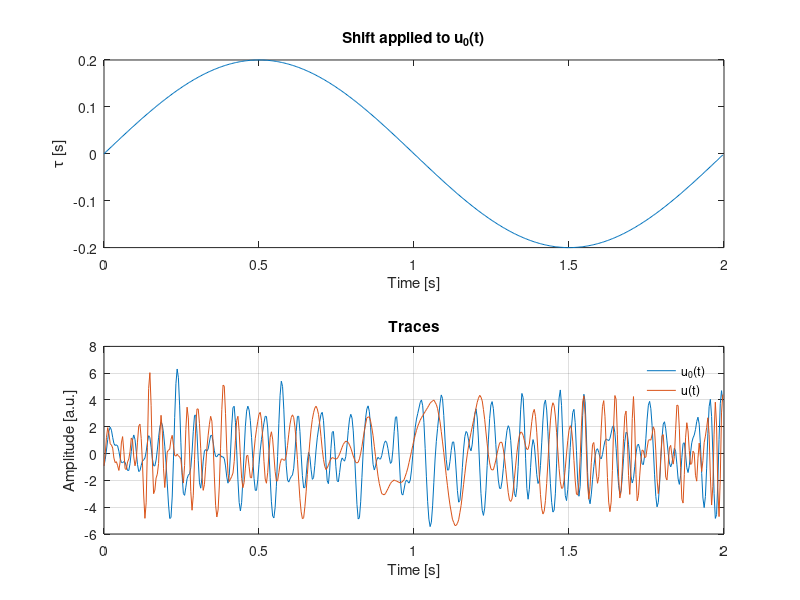

Write MATLAB code to recreate this figure. (Note: this script raises an error after producing the figure.)
clear all
close all
clc

% This script runs an example of dynamic time warping as an introduction to
% the method.
addpath('src');

example = 2; % shift function (1=step, 2=sine)
% you can try two test cases. Watch the 'maxLag' parameter. The two shift
% functions have different magnitudes so if you don't go to large enough
% lags in the sine model, you won't converge to the correction solution.

% in the case of the sine wave, you must have b=1 because the strains are
% on the order of dt!! Play with 'b' to see how you get stuck in the
% wrong minimum because you're not allowing large enough jumps.

% in the case of the step function, we break the DTW because the step shift
% is larger than dt. We would need a different step pattern to correctly
% solve for this step. It's possible, just not implemented in this version
% of the dynamic warping because don't expect strains > 100%.

% (you can also change the input examples using the scripts in exampleData/
% folder.) 

maxLag = 80; % max nuber of points to search forward and backward (can be npts, just takes longer and is unrealistic)
b      = 1; % b-value to limit strain
% impose a strain limit: 1 dt is b=1, half dt is b=2, etc.
% if you mess with b you will see the results in the estimated shifts

%% load the data file and plot

switch example
    case 1
        load('exampleData/stepShiftData.mat'); % data with constant shifts and step in the middle
    case 2
        load('exampleData/sineShiftData.mat'); % data with sine wave shifts of one cycle
end

lvec   = (-maxLag:maxLag).*dt; % lag array for plotting below
npts   = numel(u0);            % number of samples
tvec   = ( 0 : npts-1 ) .* dt; % make the time axis
stTime = st.*dt;               % shift vector in time

figure;
% plot shift function
subplot(2,1,1)
plot(tvec,stTime);
xlabel('Time [s]'); ylabel('\tau [s]'); title('Shift applied to u_{0}(t)');
% plot original and shifted traces
subplot(2,1,2)
plot(tvec,u0); hold on; 
plot(tvec,u1); grid on;
xlabel('Time [s]'); ylabel('Amplitude [a.u.]'); title('Traces');
legend('u_{0}(t)','u(t)','Location','Best'); legend boxoff;

%% compute error function and plot

err = computeErrorFunction( u1, u0, npts, maxLag ); % cpmpute error function over lages
% note the error function is independent of strain limit 'b'.

figure;
imagesc(tvec,lvec,log10(err')); axis xy; colormap('gray'); c = colorbar;
xlabel('Time [s]'); ylabel('Lag'); title('Error function');

%% accumuluate error in FORWARD direction

direction = 1; % direction to accumulate errors (1=forward, -1=backward)
% it is instructive to flip the sign of +/-1 here to see how the function
% changes as we start the backtracking on different sides of the traces.
% Also change 'b' to see how this influences the solution for stbar. You
% want to make sure you're doing things in the proper directions in each
% step!!!

dist  = accumulateErrorFunction( direction, err, npts, maxLag, b ); % forward accumulation to make distance function
stbar = backtrackDistanceFunction( -1*direction, dist, err, -maxLag, b ); % find shifts

%% plot the results

stbarTime = stbar .* dt;      % convert from samples to time
tvec2     = tvec + stbarTime; % make the warped time axis

figure;
% plot the distance function
subplot(2,1,1);
imagesc(tvec,lvec,dist');
title('Distance function'); c=colorbar; axis('tight'); axis xy;
xlabel('Time [s]'); ylabel('\tau [s]');
% plot real shifts against estimated shifts
subplot(2,1,2);
plot(tvec,stTime,'ko'); hold on;
plot(tvec,stbarTime,'r+'); legend('Actual','Estimated'); legend boxoff;
title('Estimated shifts');
xlabel('Time [s]'); ylabel('\tau [s]');

figure;
% plot input traces
subplot(2,1,1);
plot(tvec,u0,'b',tvec,u1,'r--'); legend('Raw','Shifted'); legend boxoff;
title('Input traces for dynamic time warping')
xlabel('Time (s)'); ylabel('Amplitude (a.u.)');
% plot warped trace to compare
subplot(2,1,2);
plot(tvec,u0,'b'); hold on;
plot(tvec2,u1,'r--'); axis('tight');
legend('Raw','Warped'); legend boxoff;
title('Output traces for dynamic time warping')
xlabel('Time (s)'); ylabel('Amplitude (a.u.)');

%% An example of computing the residual misfit

error = computeDTWerror( err, stbar, maxLag );

%% Apply dynamic time warping in the backward direction

direction = -1; % direction to accumulate errors (1=forward, -1=backward)

dist  = accumulateErrorFunction( direction, err, npts, maxLag, b ); % backward accumulation to make distance function
stbar = backtrackDistanceFunction( -1*direction, dist, err, -maxLag, b ); % find shifts

%% plot the results

stbarTime = stbar .* dt;      % convert from samples to time
tvec2     = tvec + stbarTime; % make the warped time axis

figure;
% plot the distance function
subplot(2,1,1);
imagesc(tvec,lvec,dist');
title('Distance function'); c=colorbar; axis('tight'); axis xy;
xlabel('Time [s]'); ylabel('\tau [s]');
% plot real shifts against estimated shifts
subplot(2,1,2);
plot(tvec,stTime,'ko'); hold on;
plot(tvec,stbarTime,'r+'); legend('Actual','Estimated'); legend boxoff;
title('Estimated shifts');
xlabel('Time [s]'); ylabel('\tau [s]');

figure;
% plot input traces
subplot(2,1,1);
plot(tvec,u0,'b',tvec,u1,'r--'); legend('Raw','Shifted'); legend boxoff;
title('Input traces for dynamic time warping')
xlabel('Time (s)'); ylabel('Amplitude (a.u.)');
% plot warped trace to compare
subplot(2,1,2);
plot(tvec,u0,'b'); hold on;
plot(tvec2,u1,'r--'); axis('tight');
legend('Raw','Warped'); legend boxoff;
title('Output traces for dynamic time warping')
xlabel('Time (s)'); ylabel('Amplitude (a.u.)');

%% Apply dynamic time warping in both directions to smooth. (Follwoing example in Hale 2013)

dist1 = accumulateErrorFunction( -1, err, npts, maxLag, b ); % forward accumulation to make distance function
dist2 = accumulateErrorFunction( 1, err, npts, maxLag, b ); % backwward accumulation to make distance function

dist  = dist1 + dist2 - err; % add them and remove 'err' to not count twice (see Hale's paper)

stbar = backtrackDistanceFunction( -1, dist, err, -maxLag, b ); % find shifts
% !! Notice now that you can backtrack in either direction and get the same
% result after you smooth the distance function in this way.

%% plot the results

stbarTime = stbar .* dt;      % convert from samples to time
tvec2     = tvec + stbarTime; % make the warped time axis

figure;
% plot the distance function
subplot(2,1,1);
imagesc(tvec,lvec,dist');
title('Distance function'); c=colorbar; axis('tight'); axis xy;
xlabel('Time [s]'); ylabel('\tau [s]');
% plot real shifts against estimated shifts
subplot(2,1,2);
plot(tvec,stTime,'ko'); hold on;
plot(tvec,stbarTime,'r+'); legend('Actual','Estimated'); legend boxoff;
title('Estimated shifts');
xlabel('Time [s]'); ylabel('\tau [s]');

figure;
% plot input traces
subplot(2,1,1);
plot(tvec,u0,'b',tvec,u1,'r--'); legend('Raw','Shifted'); legend boxoff;
title('Input traces for dynamic time warping')
xlabel('Time (s)'); ylabel('Amplitude (a.u.)');
% plot warped trace to compare
subplot(2,1,2);
plot(tvec,u0,'b'); hold on;
plot(tvec2,u1,'r--'); axis('tight');
legend('Raw','Warped'); legend boxoff;
title('Output traces for dynamic time warping')
xlabel('Time (s)'); ylabel('Amplitude (a.u.)');
